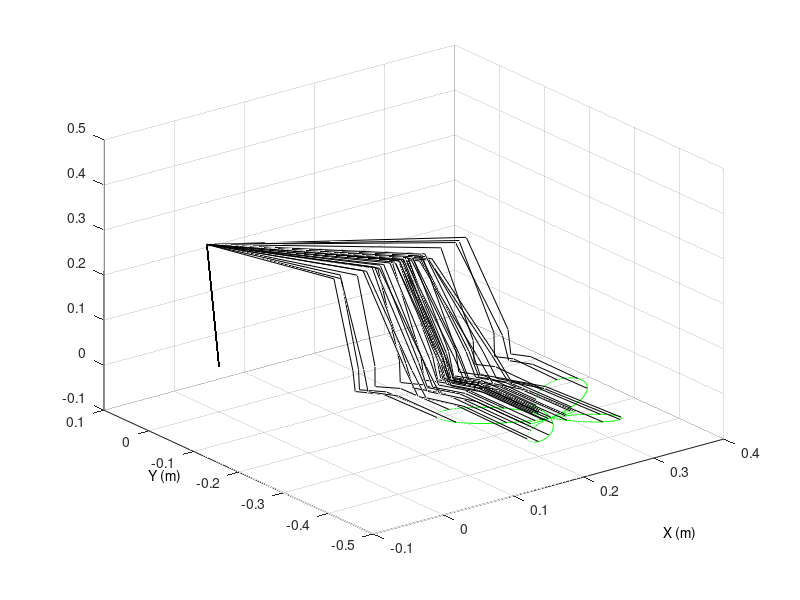
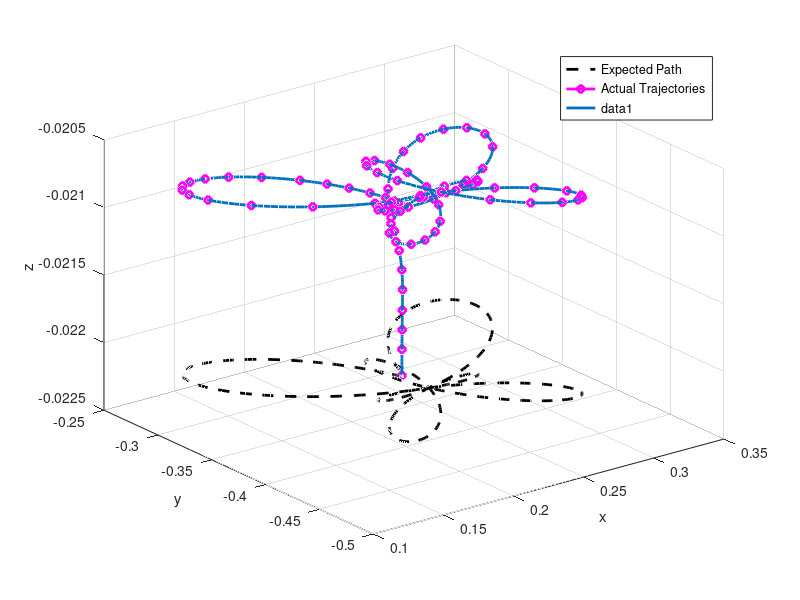

The MATLAB script that drew these images, in order: (Note: this script raises an error after producing the figures.)
clear;
format long;
load mvn_SYSdata;
load mvn_SRDdata1;
load mvn_SRDdata2;
load mvn_SRDdata3;

figure;
plot3(posx,posy,posz,'g');hold on;
for j=1:15:length(t),
    linksX=[j0px(j);j1px(j);j2px(j);j3px(j);j4px(j);j5px(j);posx(j)];
    linksY=[j0py(j);j1py(j);j2py(j);j3py(j);j4py(j);j5py(j);posy(j)];
    linksZ=[j0pz(j);j1pz(j);j2pz(j);j3pz(j);j4pz(j);j5pz(j);posz(j)];
    plot3(linksX,linksY,linksZ,'k');hold on;
end;
%title('Black-white PUMA560 with d6');
%xlabel('X');ylabel('Y');zlabel('Z');
text(0.25,-0.6,-0.2,'X (m)');
text(-0.1,0,-0.2,'Y (m)');
text(0,0.4,0.9,'Z (m)');
grid on;

figure;
plot3(rx,ry,rz,'k--','linewidth',2);
hold on;
for jj=1:8:length(t)
plot3(posx(jj),posy(jj),posz(jj),'md-','linewidth',2);
grid on;
hold on;
end
legend('Expected Path','Actual Trajectories');
xlabel('x');
ylabel('y');
zlabel('z');
plot3(posx,posy,posz, 'LineWidth',2);hold on;
for j=1:20:length(t),
    %if(rem(j,10)==0)
    basejoint1=line('xdata',[j0px(j);j1px(j)],'ydata',[j0py(j);j1py(j)],'zdata',[j0pz(j);j1pz(j)],...
        'color', 'yellow','erasemode','none');
    joints12=line('xdata',[j1px(j);j2px(j)],'ydata',[j1py(j);j2py(j)],'zdata',[j1pz(j);j2pz(j)],...
        'color', 'red','erasemode','none');
    joints23=line('xdata',[j2px(j);j3px(j)],'ydata',[j2py(j);j3py(j)],'zdata',[j2pz(j);j3pz(j)],...
        'color', 'cyan','erasemode','none');
    joints34=line('xdata',[j3px(j);j4px(j)],'ydata',[j3py(j);j4py(j)],'zdata',[j3pz(j);j4pz(j)],...
        'color', 'magenta','erasemode','none');
    joints45=line('xdata',[j4px(j);j5px(j)],'ydata',[j4py(j);j5py(j)],'zdata',[j4pz(j);j5pz(j)],...
        'color', 'blue','erasemode','none');
    joints56=line('xdata',[j5px(j);posx(j)],'ydata',[j5py(j);posy(j)],'zdata',[j5pz(j);posz(j)],...
        'color', 'green','erasemode','none');
    drawnow
    %end
end;
%title('colourful PUMA560 with d6');
xlabel('X');ylabel('Y');zlabel('Z');
grid on;

figure;
linksX=[j0px(j);j1px(j);j2px(1);j3px(1);j4px(1);j5px(1);posx(1)];
linksY=[j0py(j);j1py(j);j2py(1);j3py(1);j4py(1);j5py(1);posy(1)];
linksZ=[j0pz(j);j1pz(j);j2pz(1);j3pz(1);j4pz(1);j5pz(1);posz(1)];
plot3(linksX,linksY,linksZ,'r','linewidth',2);hold on;
plot3(posx,posy,posz,':','LineWidth',2);hold on;
ZYNplot(alpha_i,a_i,d_i,D,sa,ca,s2a,c2a,pen_long,qAll);
hold on;